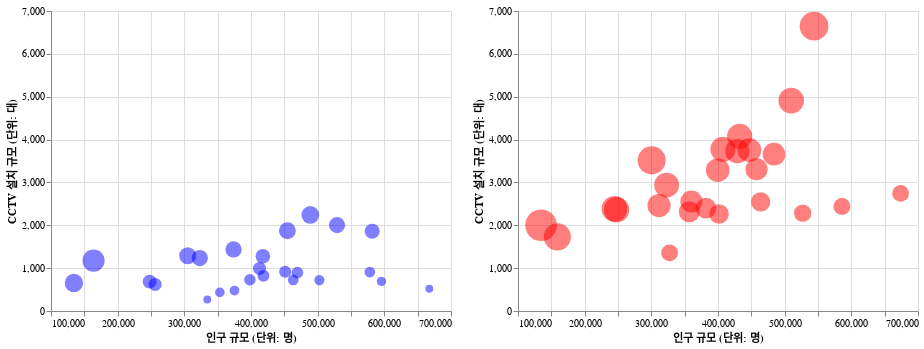

Notebook code for this chart:
### Markdown cell above
### 3.2 2015년, 2020년도 차트 시각화

### Code cell
bb_reg_2015 = bubble(2015, 'blue')
bb_reg_2020 = bubble(2020, 'red')
bb_reg_2015 | bb_reg_2020

### Figure 1 — Vega-Lite specification as saved in the notebook (floating-point values rounded to 4 significant figures)
{"config": {"view": {"continuousWidth": 400, "continuousHeight": 300}}, "hconcat": [{"layer": [{"mark": {"type": "circle", "color": "blue", "opacity": 0.5}, "encoding": {"order": {"field": "cctv_rate", "sort": "descending", "type": "quantitative"}, "size": {"field": "cctv_rate", "legend": null, "scale": {"range": [10, 1000]}, "type": "quantitative"}, "tooltip": [{"field": "자치구", "type": "nominal"}, {"field": "cctv_rate", "format": ".1%", "title": "CCTV 비율", "type": "nominal"}, {"field": "CCTV_규모_2015", "format": ",", "title": "CCTV 규모", "type": "quantitative"}, {"field": "인구_규모_2015", "format": ",", "title": "인구 규모", "type": "quantitative"}], "x": {"field": "인구_규모_2015", "scale": {"domain": [100000, 700000]}, "title": "인구 규모 (단위: 명)", "type": "quantitative"}, "y": {"field": "CCTV_규모_2015", "scale": {"domain": [0, 7000]}, "title": "CCTV 설치 규모 (단위: 대)", "type": "quantitative"}}, "transform": [{"calculate": "datum.CCTV_규모_2015/datum.인구_규모_2015", "as": "cctv_rate"}]}, {"mark": {"type": "line", "color": "blue", "opacity": 0.5}, "encoding": {"order": {"field": "cctv_rate", "sort": "descending", "type": "quantitative"}, "size": {"field": "cctv_rate", "legend": null, "scale": {"range": [10, 1000]}, "type": "quantitative"}, "tooltip": [{"field": "자치구", "type": "nominal"}, {"field": "cctv_rate", "format": ".1%", "title": "CCTV 비율", "type": "nominal"}, {"field": "CCTV_규모_2015", "format": ",", "title": "CCTV 규모", "type": "quantitative"}, {"field": "인구_규모_2015", "format": ",", "title": "인구 규모", "type": "quantitative"}], "x": {"field": "인구_규모_2015", "scale": {"domain": [100000, 700000]}, "title": "인구 규모 (단위: 명)", "type": "quantitative"}, "y": {"field": "CCTV_규모_2015", "scale": {"domain": [0, 7000]}, "title": "CCTV 설치 규모 (단위: 대)", "type": "quantitative"}}, "transform": [{"calculate": "datum.CCTV_규모_2015/datum.인구_규모_2015", "as": "cctv_rate"}, {"on": "인구_규모_2015", "regression": "CCTV_규모_2015"}]}]}, {"layer": [{"mark": {"type": "circle", "color": "red", "opacity": 0.5}, "encoding": {"order": {"field": "cctv_rate", "sort": "descending", "type": "quantitative"}, "size": {"field": "cctv_rate", "legend": null, "scale": {"range": [10, 1000]}, "type": "quantitative"}, "tooltip": [{"field": "자치구", "type": "nominal"}, {"field": "cctv_rate", "format": ".1%", "title": "CCTV 비율", "type": "nominal"}, {"field": "CCTV_규모_2020", "format": ",", "title": "CCTV 규모", "type": "quantitative"}, {"field": "인구_규모_2020", "format": ",", "title": "인구 규모", "type": "quantitative"}], "x": {"field": "인구_규모_2020", "scale": {"domain": [100000, 700000]}, "title": "인구 규모 (단위: 명)", "type": "quantitative"}, "y": {"field": "CCTV_규모_2020", "scale": {"domain": [0, 7000]}, "title": "CCTV 설치 규모 (단위: 대)", "type": "quantitative"}}, "transform": [{"calculate": "datum.CCTV_규모_2020/datum.인구_규모_2020", "as": "cctv_rate"}]}, {"mark": {"type": "line", "color": "red", "opacity": 0.5}, "encoding": {"order": {"field": "cctv_rate", "sort": "descending", "type": "quantitative"}, "size": {"field": "cctv_rate", "legend": null, "scale": {"range": [10, 1000]}, "type": "quantitative"}, "tooltip": [{"field": "자치구", "type": "nominal"}, {"field": "cctv_rate", "format": ".1%", "title": "CCTV 비율", "type": "nominal"}, {"field": "CCTV_규모_2020", "format": ",", "title": "CCTV 규모", "type": "quantitative"}, {"field": "인구_규모_2020", "format": ",", "title": "인구 규모", "type": "quantitative"}], "x": {"field": "인구_규모_2020", "scale": {"domain": [100000, 700000]}, "title": "인구 규모 (단위: 명)", "type": "quantitative"}, "y": {"field": "CCTV_규모_2020", "scale": {"domain": [0, 7000]}, "title": "CCTV 설치 규모 (단위: 대)", "type": "quantitative"}}, "transform": [{"calculate": "datum.CCTV_규모_2020/datum.인구_규모_2020", "as": "cctv_rate"}, {"on": "인구_규모_2020", "regression": "CCTV_규모_2020"}]}]}], "data": {"name": "data-834aaa3917406eae2f7f9bdcb8703d34"}, "$schema": "https://vega.github.io/schema/vega-lite/v4.17.0.json", "datasets": {"data-834aaa3917406eae2f7f9bdcb8703d34": [{"no": 6, "id": 1, "자치구": "종로구", "CCTV_규모_2015": 1175, "CCTV_규모_2020": 1729, "인구_규모_2015": 163822, "인구_규모_2020": 158996, "CCTV_규모_증가율": 47.15}, {"no": 11, "id": 2, "자치구": "중구", "CCTV_규모_2015": 654, "CCTV_규모_2020": 2001, "인구_규모_2015": 134329, "인구_규모_2020": 134635, "CCTV_규모_증가율": 206.0}, {"no": 24, "id": 3, "자치구": "용산구", "CCTV_규모_2015": 685, "CCTV_규모_2020": 2383, "인구_규모_2015": 247909, "인구_규모_2020": 244645, "CCTV_규모_증가율": 247.9}, {"no": 20, "id": 4, "자치구": "성동구", "CCTV_규모_2015": 1289, "CCTV_규모_2020": 3515, "인구_규모_2015": 305065, "인구_규모_2020": 300505, "CCTV_규모_증가율": 172.7}, {"no": 13, "id": 5, "자치구": "광진구", "CCTV_규모_2015": 477, "CCTV_규모_2020": 2556, "인구_규모_2015": 375180, "인구_규모_2020": 360109, "CCTV_규모_증가율": 435.8}, {"no": 2, "id": 6, "자치구": "동대문구", "CCTV_규모_2015": 1436, "CCTV_규모_2020": 2315, "인구_규모_2015": 373824, "인구_규모_2020": 357014, "CCTV_규모_증가율": 61.21}, {"no": 8, "id": 7, "자치구": "중랑구", "CCTV_규모_2015": 821, "CCTV_규모_2020": 3285, "인구_규모_2015": 418620, "인구_규모_2020": 399562, "CCTV_규모_증가율": 300.1}, {"no": 17, "id": 8, "자치구": "성북구", "CCTV_규모_2015": 897, "CCTV_규모_2020": 3754, "인구_규모_2015": 469560, "인구_규모_2020": 447056, "CCTV_규모_증가율": 318.5}, {"no": 7, "id": 9, "자치구": "강북구", "CCTV_규모_2015": 270, "CCTV_규모_2020": 2462, "인구_규모_2015": 334426, "인구_규모_2020": 311569, "CCTV_규모_증가율": 811.9}, {"no": 0, "id": 10, "자치구": "도봉구", "CCTV_규모_2015": 434, "CCTV_규모_2020": 1356, "인구_규모_2015": 353241, "인구_규모_2020": 327361, "CCTV_규모_증가율": 212.4}, {"no": 18, "id": 11, "자치구": "노원구", "CCTV_규모_2015": 909, "CCTV_규모_2020": 2282, "인구_규모_2015": 578221, "인구_규모_2020": 527032, "CCTV_규모_증가율": 151.0}, {"no": 1, "id": 12, "자치구": "은평구", "CCTV_규모_2015": 722, "CCTV_규모_2020": 3660, "인구_규모_2015": 502578, "인구_규모_2020": 484043, "CCTV_규모_증가율": 406.9}, {"no": 21, "id": 13, "자치구": "서대문구", "CCTV_규모_2015": 1235, "CCTV_규모_2020": 2939, "인구_규모_2015": 323105, "인구_규모_2020": 322952, "CCTV_규모_증가율": 138.0}, {"no": 14, "id": 14, "자치구": "마포구", "CCTV_규모_2015": 729, "CCTV_규모_2020": 2401, "인구_규모_2015": 398351, "인구_규모_2020": 381858, "CCTV_규모_증가율": 229.4}, {"no": 22, "id": 15, "자치구": "양천구", "CCTV_규모_2015": 2241, "CCTV_규모_2020": 3307, "인구_규모_2015": 489010, "인구_규모_2020": 457781, "CCTV_규모_증가율": 47.57}, {"no": 10, "id": 16, "자치구": "강서구", "CCTV_규모_2015": 691, "CCTV_규모_2020": 2437, "인구_규모_2015": 595691, "인구_규모_2020": 585901, "CCTV_규모_증가율": 252.7}, {"no": 5, "id": 17, "자치구": "구로구", "CCTV_규모_2015": 1872, "CCTV_규모_2020": 4075, "인구_규모_2015": 454604, "인구_규모_2020": 432488, "CCTV_규모_증가율": 117.7}, {"no": 4, "id": 18, "자치구": "금천구", "CCTV_규모_2015": 619, "CCTV_규모_2020": 2365, "인구_규모_2015": 256167, "인구_규모_2020": 247835, "CCTV_규모_증가율": 282.1}, {"no": 23, "id": 19, "자치구": "영등포구", "CCTV_규모_2015": 1278, "CCTV_규모_2020": 3773, "인구_규모_2015": 417811, "인구_규모_2020": 407367, "CCTV_규모_증가율": 195.2}, {"no": 3, "id": 20, "자치구": "동작구", "CCTV_규모_2015": 993, "CCTV_규모_2020": 2262, "인구_규모_2015": 412774, "인구_규모_2020": 401572, "CCTV_규모_증가율": 127.8}, {"no": 15, "id": 21, "자치구": "관악구", "CCTV_규모_2015": 2004, "CCTV_규모_2020": 4909, "인구_규모_2015": 529031, "인구_규모_2020": 509803, "CCTV_규모_증가율": 145.0}, {"no": 16, "id": 22, "자치구": "서초구", "CCTV_규모_2015": 916, "CCTV_규모_2020": 3730, "인구_규모_2015": 451258, "인구_규모_2020": 429025, "CCTV_규모_증가율": 307.2}, {"no": 9, "id": 23, "자치구": "강남구", "CCTV_규모_2015": 1863, "CCTV_규모_2020": 6645, "인구_규모_2015": 581760, "인구_규모_2020": 544055, "CCTV_규모_증가율": 256.7}, {"no": 19, "id": 24, "자치구": "송파구", "CCTV_규모_2015": 520, "CCTV_규모_2020": 2743, "인구_규모_2015": 667480, "인구_규모_2020": 673926, "CCTV_규모_증가율": 427.5}, {"no": 12, "id": 25, "자치구": "강동구", "CCTV_규모_2015": 725, "CCTV_규모_2020": 2547, "인구_규모_2015": 463321, "인구_규모_2020": 463998, "CCTV_규모_증가율": 251.3}]}}
